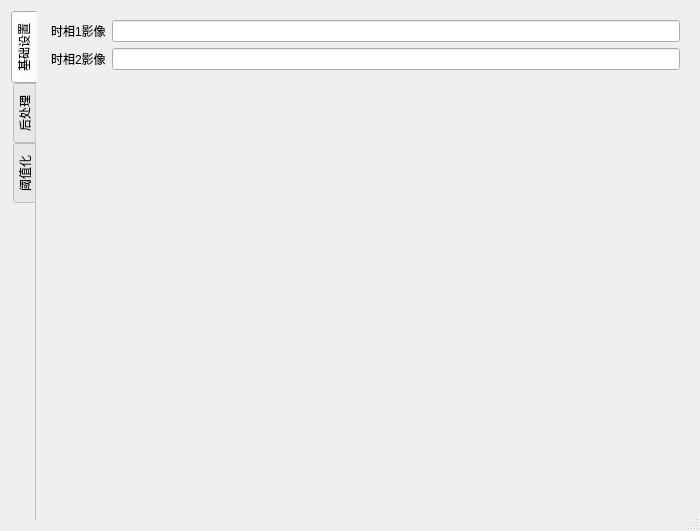
<?xml version="1.0" encoding="UTF-8"?>
<ui version="4.0">
 <class>Dialog</class>
 <widget class="QDialog" name="Dialog">
  <property name="windowModality">
   <enum>Qt::ApplicationModal</enum>
  </property>
  <property name="geometry">
   <rect>
    <x>0</x>
    <y>0</y>
    <width>700</width>
    <height>531</height>
   </rect>
  </property>
  <property name="windowTitle">
   <string>差分法</string>
  </property>
  <property name="sizeGripEnabled">
   <bool>true</bool>
  </property>
  <layout class="QGridLayout" name="gridLayout">
   <item row="0" column="0">
    <layout class="QVBoxLayout" name="verticalLayout">
     <item>
      <widget class="QTabWidget" name="tabWidget">
       <property name="tabPosition">
        <enum>QTabWidget::West</enum>
       </property>
       <property name="currentIndex">
        <number>0</number>
       </property>
       <property name="elideMode">
        <enum>Qt::ElideNone</enum>
       </property>
       <property name="usesScrollButtons">
        <bool>true</bool>
       </property>
       <property name="documentMode">
        <bool>true</bool>
       </property>
       <property name="tabsClosable">
        <bool>false</bool>
       </property>
       <property name="movable">
        <bool>false</bool>
       </property>
       <widget class="QWidget" name="tab">
        <attribute name="title">
         <string>基础设置</string>
        </attribute>
        <layout class="QGridLayout" name="gridLayout_2">
         <item row="0" column="0">
          <layout class="QFormLayout" name="formLayout_5">
           <item row="0" column="0">
            <widget class="QLabel" name="1Label">
             <property name="text">
              <string>时相1影像</string>
             </property>
             <property name="margin">
              <number>7</number>
             </property>
             <property name="indent">
              <number>5</number>
             </property>
            </widget>
           </item>
           <item row="1" column="0">
            <widget class="QLabel" name="2Label">
             <property name="text">
              <string>时相2影像</string>
             </property>
             <property name="margin">
              <number>7</number>
             </property>
             <property name="indent">
              <number>5</number>
             </property>
            </widget>
           </item>
           <item row="1" column="1">
            <widget class="QLineEdit" name="2LineEdit"/>
           </item>
           <item row="0" column="1">
            <widget class="QLineEdit" name="1LineEdit">
             <property name="sizePolicy">
              <sizepolicy hsizetype="Expanding" vsizetype="Fixed">
               <horstretch>0</horstretch>
               <verstretch>0</verstretch>
              </sizepolicy>
             </property>
            </widget>
           </item>
          </layout>
         </item>
        </layout>
       </widget>
       <widget class="QWidget" name="tab_2">
        <attribute name="title">
         <string>后处理</string>
        </attribute>
       </widget>
       <widget class="QWidget" name="tab_3">
        <attribute name="title">
         <string>阈值化</string>
        </attribute>
       </widget>
      </widget>
     </item>
    </layout>
   </item>
  </layout>
 </widget>
 <resources/>
 <connections/>
</ui>
